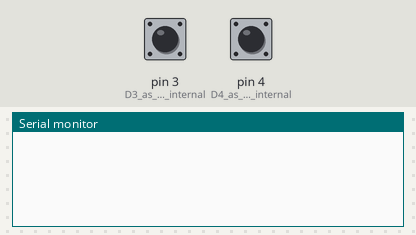
Recording of a sketch running on a simulated Arduino Uno, built with avr-gcc and run on an emulated ATmega328P. Shown: the last lines printed to the serial monitor. Inputs (shaded band) come from the test bench; at power-on: pin 3 (D3_as_input_with_internal) HIGH, pin 4 (D4_as_input_with_internal) HIGH.

Above: at 1.2 s.
1.3 s: pin 3 (D3_as_input_with_internal) pulled LOW for 0.15 s
At 2.1 s:
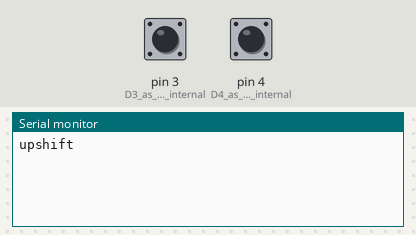
2.9 s: pin 4 (D4_as_input_with_internal) pulled LOW for 0.15 s
At 3.3 s:
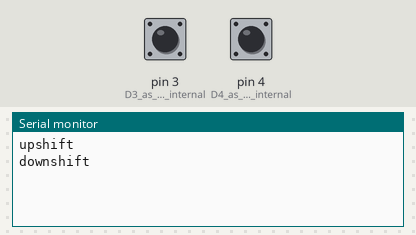

Measured:
- after the input at 1.3 s, the serial monitor: prints a new line at once (image 1)
- after the input at 2.9 s, the serial monitor: prints a new line at once (image 2)

The sketch:

arduino_code.ino
```cpp
void setup() {
  pinMode(3, INPUT_PULLUP); // D3 as input with internal pull-up resistor
  pinMode(4, INPUT_PULLUP); // D4 as input with internal pull-up resistor
  Serial.begin(9600);       // Start serial communication at 9600 bps
}


void loop() {
  // Read the state of the micro switches
  int switchStateA = digitalRead(3);
  int switchStateB = digitalRead(4);

  // Check if switch A is pressed (LOW)
  if (switchStateA == LOW) {
    // Send 'upshift' string over serial if the switch is pressed
    Serial.println("upshift");
    delay(500);
  }

  // Check if switch B is pressed (LOW)
  if (switchStateB == LOW) {
    // Send 'downshift' string over serial if the switch is pressed
    Serial.println("downshift");
    delay(500);
  }

  // Optional: Add a short delay to debounce the switches
  delay(50);
}
```
